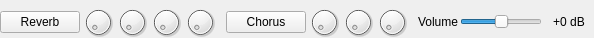
<?xml version="1.0" encoding="UTF-8"?>
<ui version="4.0">
 <class>EffectArea</class>
 <widget class="QWidget" name="EffectArea">
  <property name="geometry">
   <rect>
    <x>0</x>
    <y>0</y>
    <width>594</width>
    <height>38</height>
   </rect>
  </property>
  <property name="windowTitle">
   <string notr="true">Form</string>
  </property>
  <layout class="QHBoxLayout" name="horizontalLayout">
   <property name="spacing">
    <number>2</number>
   </property>
   <property name="leftMargin">
    <number>0</number>
   </property>
   <property name="topMargin">
    <number>6</number>
   </property>
   <property name="rightMargin">
    <number>0</number>
   </property>
   <property name="bottomMargin">
    <number>0</number>
   </property>
   <item>
    <widget class="LedButton" name="pushReverb">
     <property name="toolTip">
      <string>Reverb on / off</string>
     </property>
     <property name="text">
      <string>Reverb</string>
     </property>
     <property name="iconSize">
      <size>
       <width>20</width>
       <height>20</height>
      </size>
     </property>
    </widget>
   </item>
   <item>
    <widget class="ResettableDial" name="dialRevLevel">
     <property name="minimumSize">
      <size>
       <width>32</width>
       <height>32</height>
      </size>
     </property>
     <property name="maximumSize">
      <size>
       <width>32</width>
       <height>32</height>
      </size>
     </property>
     <property name="toolTip">
      <string>Level</string>
     </property>
     <property name="maximum">
      <number>100</number>
     </property>
    </widget>
   </item>
   <item>
    <widget class="ResettableDial" name="dialRevSize">
     <property name="minimumSize">
      <size>
       <width>32</width>
       <height>32</height>
      </size>
     </property>
     <property name="maximumSize">
      <size>
       <width>32</width>
       <height>32</height>
      </size>
     </property>
     <property name="toolTip">
      <string>Room</string>
     </property>
     <property name="maximum">
      <number>100</number>
     </property>
    </widget>
   </item>
   <item>
    <widget class="ResettableDial" name="dialRevWidth">
     <property name="minimumSize">
      <size>
       <width>32</width>
       <height>32</height>
      </size>
     </property>
     <property name="maximumSize">
      <size>
       <width>32</width>
       <height>32</height>
      </size>
     </property>
     <property name="toolTip">
      <string>Width</string>
     </property>
     <property name="maximum">
      <number>100</number>
     </property>
    </widget>
   </item>
   <item>
    <widget class="ResettableDial" name="dialRevDamping">
     <property name="minimumSize">
      <size>
       <width>32</width>
       <height>32</height>
      </size>
     </property>
     <property name="maximumSize">
      <size>
       <width>32</width>
       <height>32</height>
      </size>
     </property>
     <property name="toolTip">
      <string>Damp</string>
     </property>
     <property name="maximum">
      <number>100</number>
     </property>
    </widget>
   </item>
   <item>
    <spacer name="horizontalSpacer">
     <property name="orientation">
      <enum>Qt::Orientation::Horizontal</enum>
     </property>
     <property name="sizeHint" stdset="0">
      <size>
       <width>10</width>
       <height>20</height>
      </size>
     </property>
    </spacer>
   </item>
   <item>
    <widget class="LedButton" name="pushChorus">
     <property name="toolTip">
      <string>Chorus on / off</string>
     </property>
     <property name="text">
      <string>Chorus</string>
     </property>
     <property name="iconSize">
      <size>
       <width>20</width>
       <height>20</height>
      </size>
     </property>
    </widget>
   </item>
   <item>
    <widget class="ResettableDial" name="dialChoLevel">
     <property name="minimumSize">
      <size>
       <width>32</width>
       <height>32</height>
      </size>
     </property>
     <property name="maximumSize">
      <size>
       <width>32</width>
       <height>32</height>
      </size>
     </property>
     <property name="toolTip">
      <string>Level</string>
     </property>
     <property name="maximum">
      <number>100</number>
     </property>
    </widget>
   </item>
   <item>
    <widget class="ResettableDial" name="dialChoDepth">
     <property name="minimumSize">
      <size>
       <width>32</width>
       <height>32</height>
      </size>
     </property>
     <property name="maximumSize">
      <size>
       <width>32</width>
       <height>32</height>
      </size>
     </property>
     <property name="toolTip">
      <string>Depth</string>
     </property>
     <property name="maximum">
      <number>100</number>
     </property>
    </widget>
   </item>
   <item>
    <widget class="ResettableDial" name="dialChoFrequency">
     <property name="minimumSize">
      <size>
       <width>32</width>
       <height>32</height>
      </size>
     </property>
     <property name="maximumSize">
      <size>
       <width>32</width>
       <height>32</height>
      </size>
     </property>
     <property name="toolTip">
      <string>Frequency</string>
     </property>
     <property name="maximum">
      <number>100</number>
     </property>
    </widget>
   </item>
   <item>
    <spacer name="horizontalSpacer_2">
     <property name="orientation">
      <enum>Qt::Orientation::Horizontal</enum>
     </property>
     <property name="sizeHint" stdset="0">
      <size>
       <width>10</width>
       <height>20</height>
      </size>
     </property>
    </spacer>
   </item>
   <item>
    <widget class="QLabel" name="labelVolume">
     <property name="text">
      <string>Volume</string>
     </property>
    </widget>
   </item>
   <item>
    <widget class="ResettableSlider" name="sliderGain">
     <property name="minimumSize">
      <size>
       <width>80</width>
       <height>0</height>
      </size>
     </property>
     <property name="toolTip">
      <string>General volume</string>
     </property>
     <property name="minimum">
      <number>-50</number>
     </property>
     <property name="maximum">
      <number>50</number>
     </property>
     <property name="orientation">
      <enum>Qt::Orientation::Horizontal</enum>
     </property>
    </widget>
   </item>
   <item>
    <widget class="QLabel" name="labelGain">
     <property name="minimumSize">
      <size>
       <width>50</width>
       <height>0</height>
      </size>
     </property>
     <property name="text">
      <string notr="true">+0 dB</string>
     </property>
     <property name="alignment">
      <set>Qt::AlignmentFlag::AlignCenter</set>
     </property>
    </widget>
   </item>
  </layout>
 </widget>
 <customwidgets>
  <customwidget>
   <class>ResettableDial</class>
   <extends>QDial</extends>
   <header>resettabledial.h</header>
  </customwidget>
  <customwidget>
   <class>ResettableSlider</class>
   <extends>QSlider</extends>
   <header>resettableslider.h</header>
  </customwidget>
  <customwidget>
   <class>LedButton</class>
   <extends>QPushButton</extends>
   <header>ledbutton.h</header>
  </customwidget>
 </customwidgets>
 <tabstops>
  <tabstop>pushReverb</tabstop>
  <tabstop>dialRevLevel</tabstop>
  <tabstop>dialRevSize</tabstop>
  <tabstop>dialRevWidth</tabstop>
  <tabstop>dialRevDamping</tabstop>
  <tabstop>pushChorus</tabstop>
  <tabstop>dialChoLevel</tabstop>
  <tabstop>dialChoDepth</tabstop>
  <tabstop>dialChoFrequency</tabstop>
  <tabstop>sliderGain</tabstop>
 </tabstops>
 <resources/>
 <connections/>
</ui>
